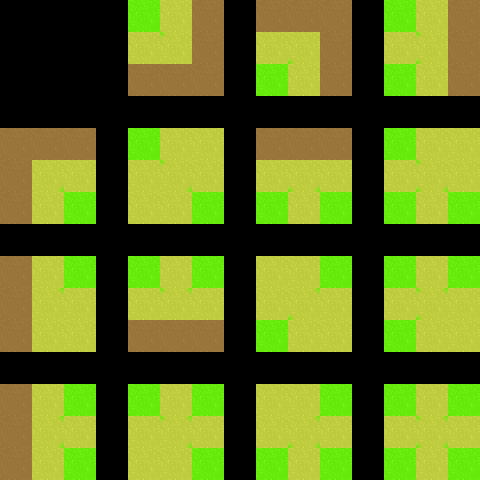

This is a level from a 2D game, rendered from its Tiled map with the project's own tilesets. A one-line summary and the map file follow, with tile-layer data summarised:
An orthogonal 15x15 tile map with 32x32 px tiles, 3 tile layers (regions, input_Ground, output_GroundCorners).

<map version="1.0" orientation="orthogonal" width="15" height="15" tilewidth="32" tileheight="32">
 <tileset firstgid="1" name="tileset" tilewidth="32" tileheight="32">
  <image source="tileset.png" width="256" height="256" />
 </tileset>
 <layer name="regions" width="15" height="15">
  <data>[225 cells, 105 non-empty, 1 distinct tile ids]</data>
 </layer>
 <layer name="input_Ground" width="15" height="15" opacity="0.63">
  <data>[225 cells, 135 non-empty, 2 distinct tile ids]</data>
 </layer>
 <layer name="output_GroundCorners" width="15" height="15">
  <data>[225 cells, 15 non-empty, 15 distinct tile ids]</data>
 </layer>
</map>
